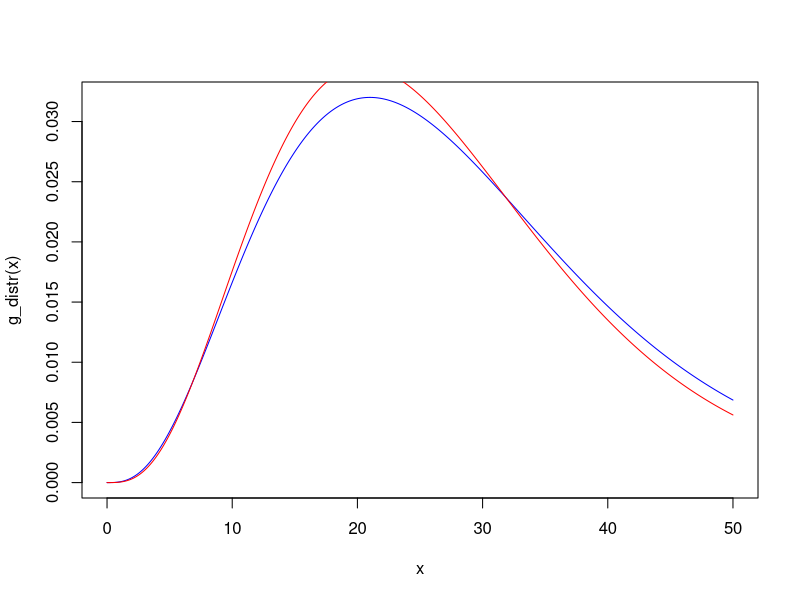
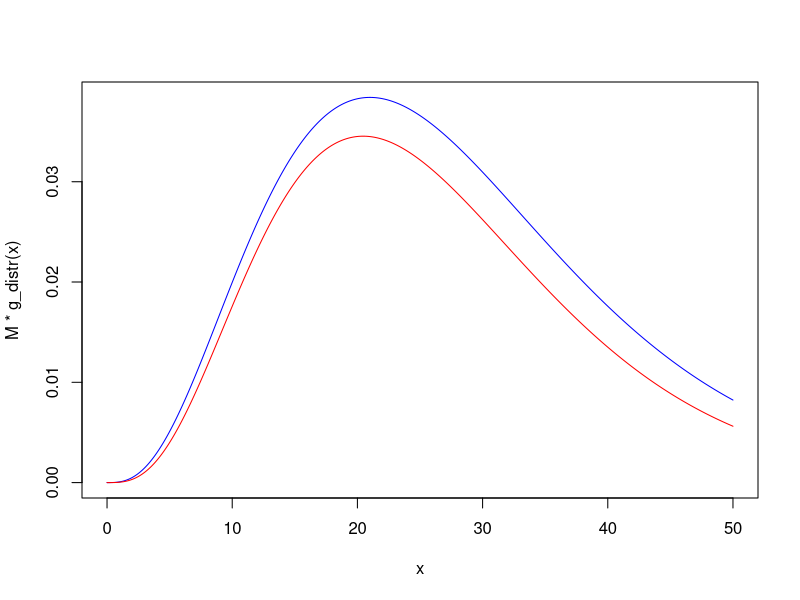
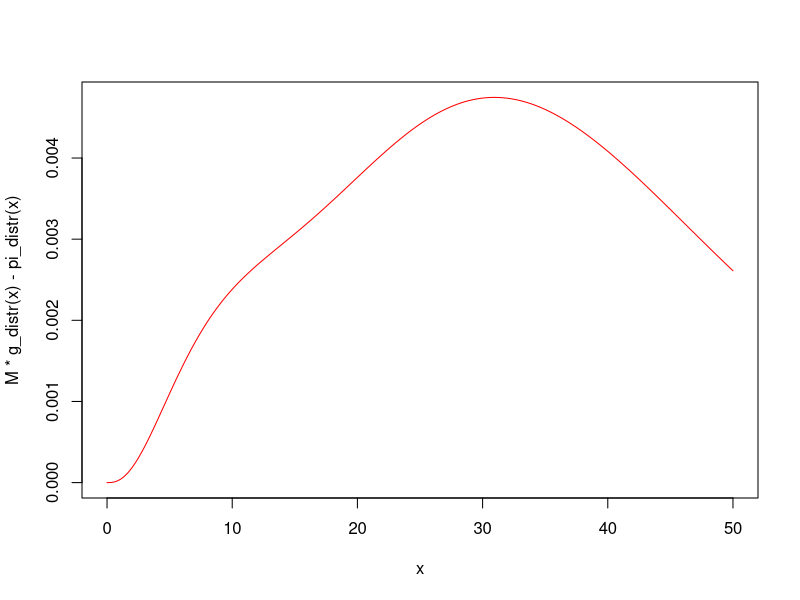
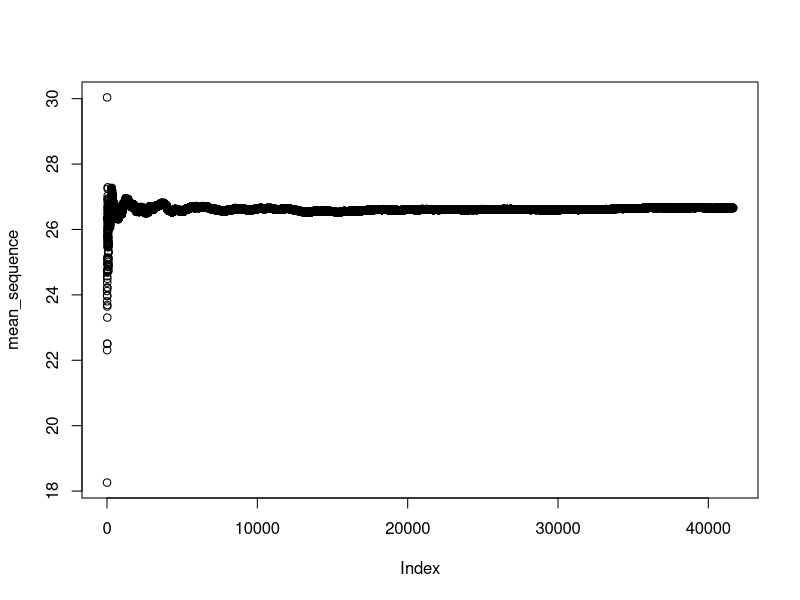
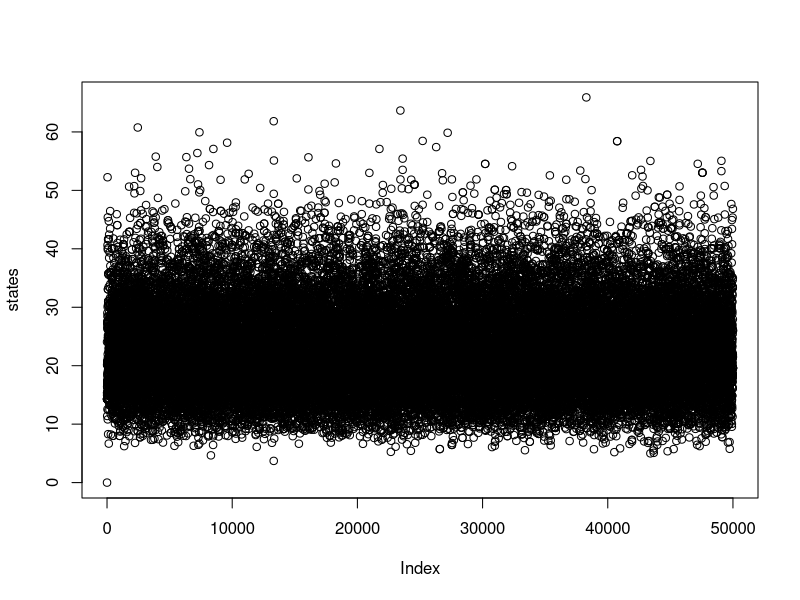
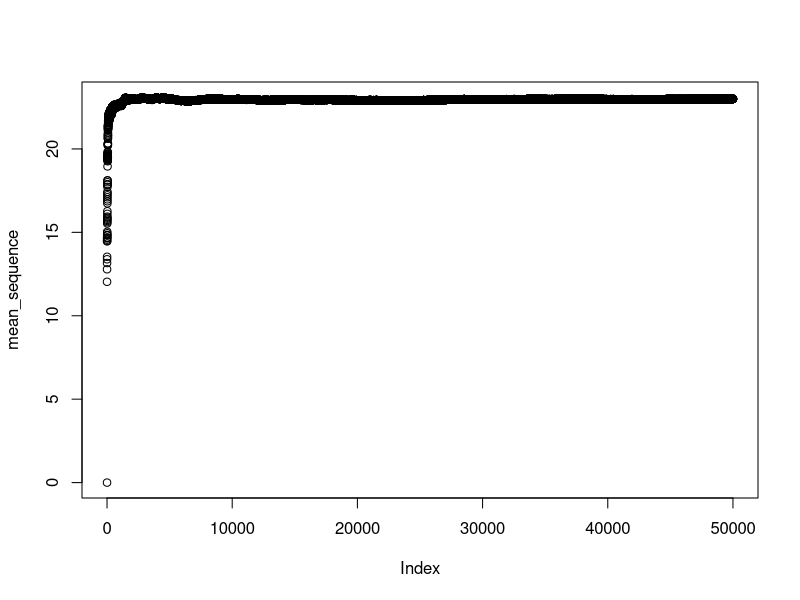
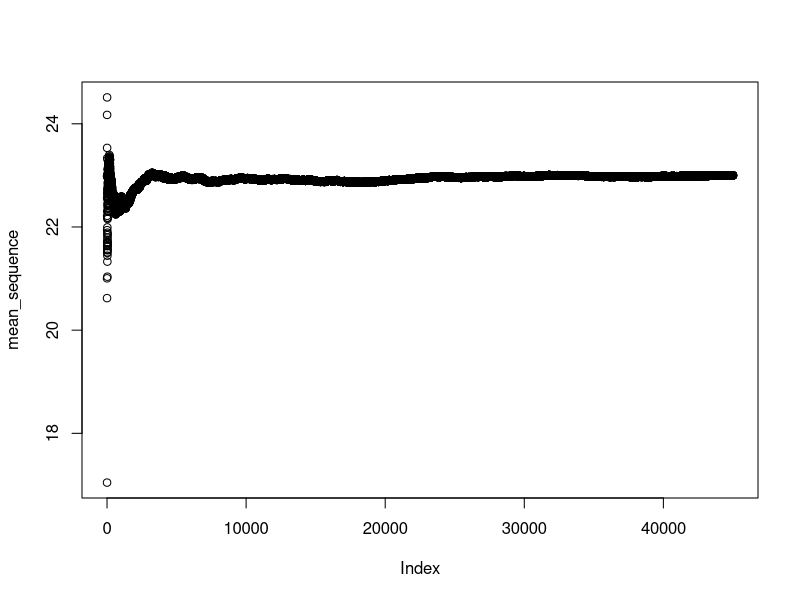
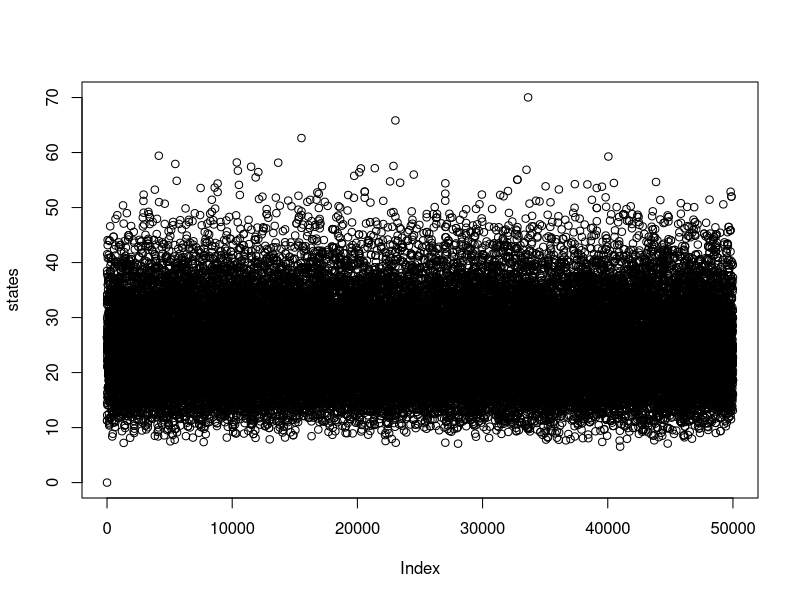

Write R code to recreate these figures, in order.
## ---- chunk 1
knitr::opts_chunk$set(echo = TRUE)
## ---- chunk 2
alpha_pi <- 4.3
beta_pi <- 6.2

alpha_g <- 4
beta_g <- 7

pi_distr <- function(x) {
  dgamma(x, shape = alpha_pi, scale  = beta_pi)
}

g_distr <- function(x) {
  dgamma(x, shape = alpha_g, scale  = beta_g)
}

g_sample <- function(n = 1) {
  rgamma(n, shape = alpha_g, scale  = beta_g)
}

pi_div_g_distr <- function(x) {
  # TODO make more computationally efficient
  pi_distr(x) / g_distr(x)
}
  
x <- seq(0, 50, 0.01)

plot(x, g_distr(x), type="l", col="blue")
lines(x, pi_distr(x), col="red")
## ---- chunk 3
M <- 1.2

plot(x, M*g_distr(x), type="l", col="blue")
lines(x, pi_distr(x), col="red")

plot(x, M*g_distr(x) - pi_distr(x), type="l", col="red")
sum(M*g_distr(x) - pi_distr(x) < 0)/length(x)
## ---- chunk 4
N <- 50000

samples <- c()

# TODO optimize?
for (i in 1:N) {
  x = g_sample(1)
  r = pi_div_g_distr(x)/M
  
  u = runif(1)
  if (r <= u) {
    next;
  } else {
    samples <- c(samples, x)
  }
}

mean_sequence <- cumsum(samples) / seq_along(samples)
plot(mean_sequence)

mean_sequence[length(mean_sequence)]
## ---- chunk 5
mean(rgamma(N*100, shape = alpha_pi, scale = beta_pi))
## ---- chunk 6
initial_state <- 0
state <- initial_state

states <- c(state)

for (i in 1:N) {
  proposed <- g_sample()
  
  Q_ratio <- g_distr(proposed) / g_distr(state)
  pi_ratio <- pi_distr(proposed) / pi_distr(state)
  alpha <- Q_ratio * pi_ratio
  
  if (alpha >= 1 || runif(1) <= alpha) {
    state <- proposed
  }
    
  states <- c(states, state)
}

plot(states)

mean_sequence <- cumsum(states) / seq_along(states)
plot(mean_sequence)

burn_in_length <- 5000
samples <- states[burn_in_length:length(states)]
mean_sequence <- cumsum(samples) / seq_along(samples)
plot(mean_sequence)

mean_sequence[length(mean_sequence)]
## ---- chunk 7
alpha_g2 <- 5
beta_g2 <- 6

g2_distr <- function(x) {
  dgamma(x, shape = alpha_g2, scale  = beta_g2)
}

g2_sample <- function(n = 1) {
  rgamma(n, shape = alpha_g2, scale  = beta_g2)
}

initial_state <- 0
state <- initial_state

states <- c(state)

for (i in 1:N) {
  proposed <- g2_sample()
  Q_ratio <- g2_distr(proposed) / g2_distr(state)
  pi_ratio <- pi_distr(proposed) / pi_distr(state)
  alpha <- Q_ratio * pi_ratio
  
  if (alpha >= 1 || runif(1) <= alpha) {
    state <- proposed
  }
    
  states <- c(states, state)
}

plot(states)

burn_in_length <- 10000

samples <- states[burn_in_length:length(states)]

mean_sequence <- cumsum(samples) / seq_along(samples)

plot(mean_sequence)

mean_sequence[length(mean_sequence)]
